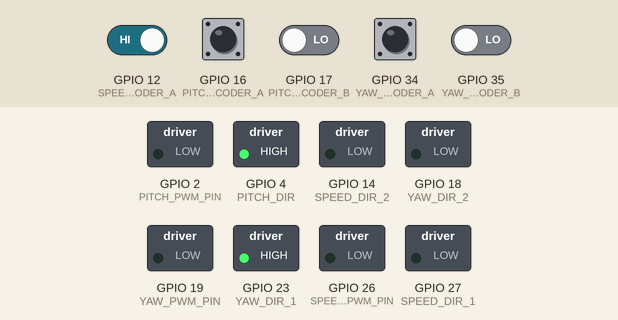
Recording of a sketch running on a simulated ESP32. Shown: switched loads named in the sketch (green lamp = pin HIGH). The test bench sets the inputs (shaded band); at power-on: GPIO 12 (SPEED_ENCODER_A), GPIO 16 (PITCH_ENCODER_A), GPIO 34 (YAW_ENCODER_A) HIGH, GPIO 17 (PITCH_ENCODER_B), GPIO 35 (YAW_ENCODER_B) LOW. WiFi joins after 1.5 s; servers stay silent unless stated; uploads are accepted with an empty reply; what the sketch prints to the serial monitor is not drawn.

Above: at 5.2 s.
5.3 s: GPIO 16 (PITCH_ENCODER_A) pulsed LOW 5 times (0.12 s each, 0.3 s apart)
At 7.9 s:
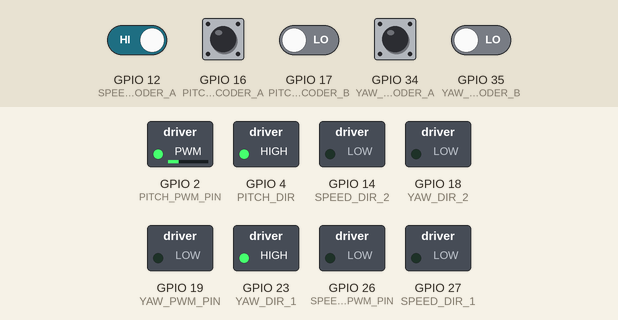
8.3 s: GPIO 34 (YAW_ENCODER_A) pulsed LOW 2 times (0.12 s each, 0.3 s apart)
At 8.57 s:
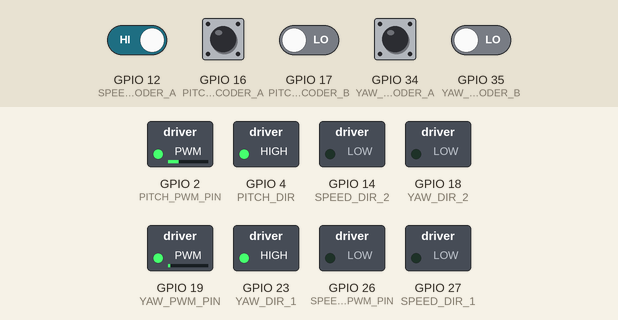
Timing chart, 0 to 11.3 s (numbered marks = the images above; inputs shaded):
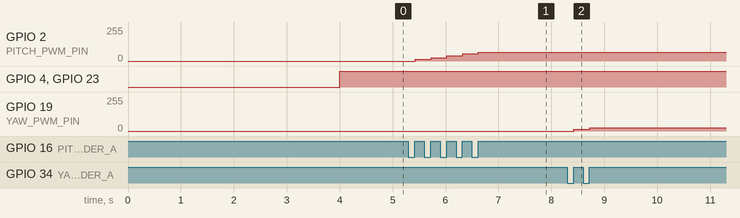

Measured:
- after the input at 5.3 s, GPIO 2 (PITCH_PWM_PIN): moves from 0/255 to 66/255 over 1.2 s, starting after 0.12 s
- after the input at 8.3 s, GPIO 19 (YAW_PWM_PIN): 0/255 → 13/255 after 0.12 s, → 26/255 0.30 s later

The sketch:

module.ino
```cpp
#include <Arduino.h>
#include <WiFi.h>
#include <WiFiMulti.h>
#include <HTTPClient.h>
#include <ArduinoJson.h>

#if CONFIG_FREERTOS_UNICORE
#define ARDUINO_RUNNING_CORE 0
#else
#define ARDUINO_RUNNING_CORE 1
#endif

WiFiMulti wifiMulti;

// Wifi name and password
const char* SSID = "TP-LINK_A158";
const char* PASSWORD = "80999805";

// Server IP and query params
const String HOST = "http://192.168.0.108";
const String PORT = "6666";
const String MOD_ID = "1";
const String MODULE = "/?module=" + MOD_ID;

// ESP32 PIN config

// SPEED PINS
const uint8_t SPEED_PWM_PIN = 26;
const uint8_t SPEED_DIR_1 = 27;
const uint8_t SPEED_DIR_2 = 14;
const uint8_t SPEED_PWM_CHANNEL = 1;

// YAW PINS
const uint8_t YAW_PWM_PIN = 19;
const uint8_t YAW_DIR_1 = 23;
const uint8_t YAW_DIR_2 = 18;
const uint8_t YAW_PWM_CHANNEL = 2;

// PITCH PINS
const uint8_t PITCH_PWM_PIN = 2;
const uint8_t PITCH_DIR = 4;
const uint8_t PITCH_PWM_CHANNEL = 3;

// ENCODER SPEED PINS
const uint8_t SPEED_ENCODER_A = 12;
const uint8_t SPEED_ENCODER_B = 13;

// ENCODER PITCH PINS
const uint8_t PITCH_ENCODER_A = 16;
const uint8_t PITCH_ENCODER_B = 17;

// ENCODER YAW PINS
const uint8_t YAW_ENCODER_A = 34;
const uint8_t YAW_ENCODER_B = 35;

// Encoder pulse counter variables
volatile double yaw_counter = 0;
volatile double pitch_counter = 0;

// Sample time
const uint8_t SAMPLE_TIME = 10;

// Desired pitch and yaw angles
float desired_pitch_angle = 0;
float desired_yaw_angle = 0;


void setup() {
  // SPEED
  ledcAttachPin(SPEED_PWM_PIN, SPEED_PWM_CHANNEL);
  ledcSetup(SPEED_PWM_CHANNEL, 12000, 8); // 12 kHz PWM, 8-bit resolution
  pinMode(SPEED_DIR_1, OUTPUT);
  pinMode(SPEED_DIR_2, OUTPUT);
  pinMode(SPEED_ENCODER_A, INPUT);
  pinMode(SPEED_ENCODER_B, INPUT);

  // YAW
  ledcAttachPin(YAW_PWM_PIN, YAW_PWM_CHANNEL);
  ledcSetup(YAW_PWM_CHANNEL, 12000, 8); // 12 kHz PWM, 8-bit resolution
  pinMode(YAW_DIR_1, OUTPUT);
  pinMode(YAW_DIR_2, OUTPUT);
  pinMode(YAW_ENCODER_A, INPUT);
  pinMode(YAW_ENCODER_B, INPUT);

  // PITCH
  ledcAttachPin(PITCH_PWM_PIN, PITCH_PWM_CHANNEL);
  ledcSetup(PITCH_PWM_CHANNEL, 12000, 8); // 12 kHz PWM, 8-bit resolution
  pinMode(PITCH_DIR, OUTPUT);
  pinMode(PITCH_ENCODER_A, INPUT);
  pinMode(PITCH_ENCODER_B, INPUT);

  Serial.begin(115200);
  Serial.println();

  for(uint8_t t = 4; t > 0; t--) {
    Serial.print("[SETUP] WAIT ");
    Serial.println(t);
    Serial.flush();
    delay(1000);
  }

  // Router connection
  wifiMulti.addAP(SSID, PASSWORD);

  // Interrupt routines
  attachInterrupt(
    digitalPinToInterrupt(SPEED_ENCODER_A), speedEncoderEvent, RISING);
  attachInterrupt(
    digitalPinToInterrupt(PITCH_ENCODER_A), pitchEncoderEvent, RISING);
  attachInterrupt(
    digitalPinToInterrupt(YAW_ENCODER_A), yawEncoderEvent, RISING);

  // Set up tasks to run independently.
  xTaskCreatePinnedToCore(
    pitchPID,
    "compute pitch PID", // A name just for humans
    8000, // This stack size can be checked & adjusted by reading the Stack Highwater
    NULL,
    1, // Priority, with 3 (configMAX_PRIORITIES - 1) being the highest, and 0 being the lowest.
    NULL,
    ARDUINO_RUNNING_CORE);

  xTaskCreatePinnedToCore(
    yawPID,
    "compute yaw PID", // A name just for humans
    8000, // This stack size can be checked & adjusted by reading the Stack Highwater
    NULL,
    1, // Priority, with 3 (configMAX_PRIORITIES - 1) being the highest, and 0 being the lowest.
    NULL,
    ARDUINO_RUNNING_CORE);
}

void loop() {
  // wait for WiFi connection
  if(wifiMulti.run() != WL_CONNECTED) {
    Serial.println("Wifi connection failed");
    stop_motors();
    return;
  }
  HTTPClient http;
  Serial.println("[HTTP] begin...");
  http.begin(HOST + String(":") + PORT + MODULE);
  Serial.println("[HTTP] GET...");
  int httpCode = http.GET();
  if(httpCode != HTTP_CODE_OK) {
    Serial.print("[HTTP] GET... failed, error: ");
    Serial.println(http.errorToString(httpCode).c_str());
    http.end();
    stop_motors();
    return;
  }

  StaticJsonBuffer<200> jsonBuffer;
  JsonObject& response_msg = jsonBuffer.parseObject(http.getString());

  if(response_msg.success()) {
    desired_yaw_angle = response_msg["yaw"];
    desired_pitch_angle = response_msg["pitch"];
    write_pwm_pitch(response_msg["speed"]);
  }
  else {
    Serial.println("parseObject() failed");
  }
  http.end();
  delay(10);
}

void write_pwm_speed(float pwm) {
  bool dir = pwm > 1 ? LOW : HIGH;
  Serial.println(dir);
  digitalWrite(SPEED_DIR_1, dir);
  digitalWrite(SPEED_DIR_2, !dir);
  ledcWrite(SPEED_PWM_CHANNEL, abs(pwm));
  Serial.println(abs(pwm));
}

void write_pwm_yaw(float pwm) {
  bool dir = pwm > 1 ? LOW : HIGH;
  Serial.println(dir);
  digitalWrite(YAW_DIR_1, dir);
  digitalWrite(YAW_DIR_2, !dir);
  ledcWrite(YAW_PWM_CHANNEL, abs(pwm));
  Serial.println(abs(pwm));
}

void write_pwm_pitch(float pwm) {
  bool dir = pwm > 1 ? LOW : HIGH;
  Serial.println(dir);
  digitalWrite(PITCH_DIR, dir);
  ledcWrite(PITCH_PWM_CHANNEL, abs(pwm));
  Serial.println(abs(pwm));
}

void stop_motors() {
  ledcWrite(SPEED_PWM_CHANNEL, 0);
  ledcWrite(PITCH_PWM_CHANNEL, 0);
  ledcWrite(YAW_PWM_CHANNEL, 0);
}

void speedEncoderEvent(){
  // do nothing by now
}

void yawEncoderEvent(){
  if(digitalRead(YAW_ENCODER_B))
    yaw_counter--;
  else
    yaw_counter++;
}

void pitchEncoderEvent(){
  if(digitalRead(PITCH_ENCODER_B))
    pitch_counter--;
  else
    pitch_counter++;
}

void yawPID(void *pvParameters){
  (void) pvParameters;
  const uint8_t K_P = 12;
  const uint8_t K_I = 2;
  float acc_error = 0;
  while(true){
    float current_angle = yaw_counter * 100 * 12 / (360 * 3);
    float error = desired_yaw_angle - current_angle;
    float integral_error = 0.001 * SAMPLE_TIME * (error - acc_error) / 2;
    float u = K_P * error + K_I * integral_error;
    acc_error = integral_error;
    write_pwm_yaw(u);
    Serial.print("Computed yaw");
    vTaskDelay(SAMPLE_TIME);
  }
}

void pitchPID(void *pvParameters){
  (void) pvParameters;
  const uint8_t K_P = 12;
  const uint8_t K_I = 2;
  float acc_error = 0;
  while(true){
    float current_angle = pitch_counter * 100 * 12 / (360 * 3);
    float error = desired_pitch_angle - current_angle;
    float integral_error = 0.001 * SAMPLE_TIME * (error - acc_error) / 2;
    float u = K_P * error + K_I * integral_error;
    acc_error = integral_error;
    write_pwm_pitch(u);
    Serial.print("Computed pitch");
    vTaskDelay(SAMPLE_TIME);
  }
}
```
